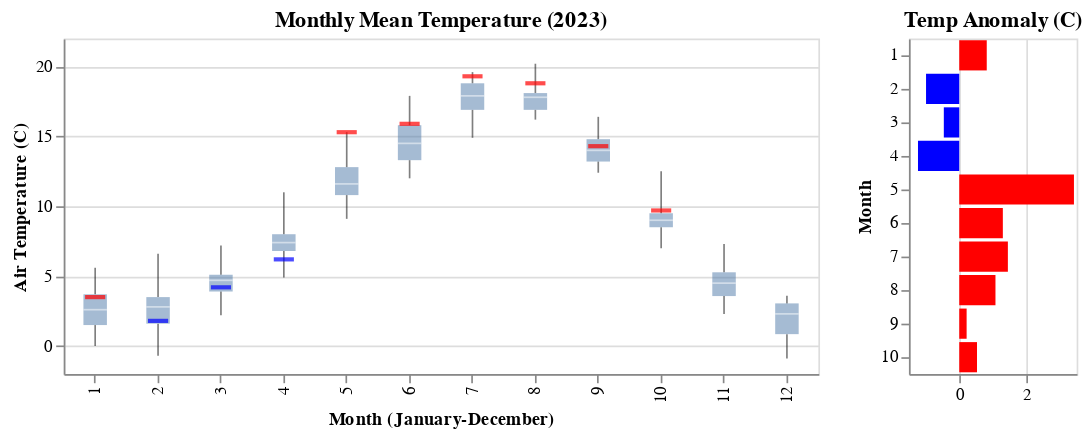

Notebook code cell kept with this figure:
### Markdown cell above
## Monthly Average Air Temperatures
The boxplot below shows average monthly air temperatures for the current year (blue or red ticks), along with the median, first and third quartile, and the range of max and min. Hover over the plot for values.

### Code cell
# Filter the data for the current year (2023)
qd_data_2023 = qd_monthly[qd_monthly['year'] == 2023]

# Create the boxplot for historical precipitation
qd_boxplot_TA = alt.Chart(qd_monthly).mark_boxplot(extent='min-max', opacity=0.5).encode(
    alt.X('month:O', title='Month (January-December)'),  # Display month in "mmm" format
    alt.Y('TA:Q', title='Air Temperature (C)'),
).properties(width=450, height=200)

#Create a base chart for 'Mean_TA' values
qd_mean_ta_line = alt.Chart(qd_data_2023).mark_tick(size=12, thickness=2.5).encode(
    x=alt.X('month:O', title='Month (January-December)'),
    y=alt.Y('TA:Q', title='Air Temperature (C)', scale=alt.Scale(domain=[-2, 22])),
    color=alt.condition(
        alt.datum.TA_Anomaly > 0,
        alt.value("red"),  # The positive color
        alt.value("blue")  # The negative color
    ),
    tooltip=[alt.Tooltip('Date', title='Date'), alt.Tooltip('TA', title='Temp')]
).properties(
    width=450, height=200, title='Monthly Mean Temperature (2023)'
)

# Create a chart for 'TA_Anomaly'
qd_anomaly_chart = alt.Chart(qd_data_2023).mark_bar().encode(
    x=alt.X('TA_Anomaly:Q', title=None),
    y=alt.Y('month:O', title='Month'),
    color=alt.condition(
        alt.datum.TA_Anomaly > 0,
        alt.value("red"),  # The positive color
        alt.value("blue")  # The negative color
    ),
    tooltip=['TA_Anomaly:Q', 'Date:T']
).properties(
    title = 'Temp Anomaly (C)',width=100, height=200
)


# Combine the two charts
qd_combined_TA = qd_boxplot_TA + qd_mean_ta_line
qd_final_chart = qd_combined_TA | qd_anomaly_chart 

qd_final_chart

### Figure 1 — Vega-Lite specification as saved in the notebook (floating-point values rounded to 4 significant figures; data arrays with more than 128 entries replaced by an {"elided": "..."} marker saying what was removed)
{"config": {"view": {"continuousWidth": 400, "continuousHeight": 300}}, "hconcat": [{"layer": [{"data": {"name": "data-0d82303b4643051e1ca640d83cb4be13"}, "mark": {"type": "boxplot", "extent": "min-max", "opacity": 0.5}, "encoding": {"x": {"field": "month", "title": "Month (January-December)", "type": "ordinal"}, "y": {"field": "TA", "title": "Air Temperature (C)", "type": "quantitative"}}, "height": 200, "width": 450}, {"data": {"name": "data-d15a7dcda5145d685288052ee58fc299"}, "mark": {"type": "tick", "size": 12, "thickness": 2.5}, "encoding": {"color": {"condition": {"value": "red", "test": "(datum.TA_Anomaly > 0)"}, "value": "blue"}, "tooltip": [{"field": "Date", "title": "Date", "type": "temporal"}, {"field": "TA", "title": "Temp", "type": "quantitative"}], "x": {"field": "month", "title": "Month (January-December)", "type": "ordinal"}, "y": {"field": "TA", "scale": {"domain": [-2, 22]}, "title": "Air Temperature (C)", "type": "quantitative"}}, "height": 200, "title": "Monthly Mean Temperature (2023)", "width": 450}]}, {"data": {"name": "data-d15a7dcda5145d685288052ee58fc299"}, "mark": "bar", "encoding": {"color": {"condition": {"value": "red", "test": "(datum.TA_Anomaly > 0)"}, "value": "blue"}, "tooltip": [{"field": "TA_Anomaly", "type": "quantitative"}, {"field": "Date", "type": "temporal"}], "x": {"field": "TA_Anomaly", "title": null, "type": "quantitative"}, "y": {"field": "month", "title": "Month", "type": "ordinal"}}, "height": 200, "title": "Temp Anomaly (C)", "width": 100}], "$schema": "https://vega.github.io/schema/vega-lite/v4.17.0.json", "datasets": {"data-0d82303b4643051e1ca640d83cb4be13": {"elided": "251 records"}, "data-d15a7dcda5145d685288052ee58fc299": [{"Date": "2023-01-01T00:00:00", "Precip": 318.0, "TA": 3.5, "day": 1, "DOY": 1, "year": 2023, "month": 1, "Mean": 466.9, "percent_norm": 68.1, "Mean_TA": 2.68, "TA_Anomaly": 0.82}, {"Date": "2023-02-01T00:00:00", "Precip": 333.0, "TA": 1.8, "day": 1, "DOY": 32, "year": 2023, "month": 2, "Mean": 234.3, "percent_norm": 142.1, "Mean_TA": 2.79, "TA_Anomaly": -0.99}, {"Date": "2023-03-01T00:00:00", "Precip": 118.0, "TA": 4.2, "day": 1, "DOY": 60, "year": 2023, "month": 3, "Mean": 329.8, "percent_norm": 35.8, "Mean_TA": 4.66, "TA_Anomaly": -0.46}, {"Date": "2023-04-01T00:00:00", "Precip": 312.9, "TA": 6.2, "day": 1, "DOY": 91, "year": 2023, "month": 4, "Mean": 196.9, "percent_norm": 158.9, "Mean_TA": 7.43, "TA_Anomaly": -1.23}, {"Date": "2023-05-01T00:00:00", "Precip": 19.6, "TA": 15.3, "day": 1, "DOY": 121, "year": 2023, "month": 5, "Mean": 124.1, "percent_norm": 15.8, "Mean_TA": 11.88, "TA_Anomaly": 3.42}, {"Date": "2023-06-01T00:00:00", "Precip": 41.4, "TA": 15.9, "day": 1, "DOY": 152, "year": 2023, "month": 6, "Mean": 90.8, "percent_norm": 45.6, "Mean_TA": 14.6, "TA_Anomaly": 1.3}, {"Date": "2023-07-01T00:00:00", "Precip": 43.9, "TA": 19.3, "day": 1, "DOY": 182, "year": 2023, "month": 7, "Mean": 52.8, "percent_norm": 83.2, "Mean_TA": 17.85, "TA_Anomaly": 1.45}, {"Date": "2023-08-01T00:00:00", "Precip": 55.0, "TA": 18.8, "day": 1, "DOY": 213, "year": 2023, "month": 8, "Mean": 71.9, "percent_norm": 76.5, "Mean_TA": 17.72, "TA_Anomaly": 1.08}, {"Date": "2023-09-01T00:00:00", "Precip": 100.0, "TA": 14.3, "day": 1, "DOY": 244, "year": 2023, "month": 9, "Mean": 168.3, "percent_norm": 59.4, "Mean_TA": 14.08, "TA_Anomaly": 0.22}, {"Date": "2023-10-01T00:00:00", "Precip": 298.7, "TA": 9.7, "day": 1, "DOY": 274, "year": 2023, "month": 10, "Mean": 325.3, "percent_norm": 91.8, "Mean_TA": 9.17, "TA_Anomaly": 0.53}, {"Date": "2023-11-01T00:00:00", "Precip": null, "TA": null, "day": 1, "DOY": 305, "year": 2023, "month": 11, "Mean": 471.8, "percent_norm": null, "Mean_TA": 4.5, "TA_Anomaly": null}]}}
